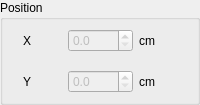
                        <widget class="QGroupBox" name="groupBox_8">
                         <property name="minimumSize">
                          <size>
                           <width>117</width>
                           <height>0</height>
                          </size>
                         </property>
                         <property name="title">
                          <string>Position</string>
                         </property>
                         <layout class="QVBoxLayout" name="verticalLayout_40">
                          <property name="spacing">
                           <number>0</number>
                          </property>
                          <property name="topMargin">
                           <number>0</number>
                          </property>
                          <property name="bottomMargin">
                           <number>0</number>
                          </property>
                          <item>
                           <widget class="QWidget" name="widget_30" native="true">
                            <layout class="QHBoxLayout" name="horizontalLayout_41">
                             <item>
                              <widget class="QLabel" name="lblAreaIntX">
                               <property name="text">
                                <string>X</string>
                               </property>
                              </widget>
                             </item>
                             <item>
                              <widget class="QDoubleSpinBox" name="sbAreaX">
                               <property name="enabled">
                                <bool>false</bool>
                               </property>
                               <property name="maximumSize">
                                <size>
                                 <width>65</width>
                                 <height>16777215</height>
                                </size>
                               </property>
                               <property name="decimals">
                                <number>1</number>
                               </property>
                               <property name="maximum">
                                <double>10000.000000000000000</double>
                               </property>
                               <property name="singleStep">
                                <double>10.000000000000000</double>
                               </property>
                               <property name="value">
                                <double>0.000000000000000</double>
                               </property>
                              </widget>
                             </item>
                             <item>
                              <widget class="QLabel" name="label_10">
                               <property name="text">
                                <string>cm</string>
                               </property>
                              </widget>
                             </item>
                            </layout>
                           </widget>
                          </item>
                          <item>
                           <widget class="QWidget" name="widget_31" native="true">
                            <layout class="QHBoxLayout" name="horizontalLayout_42">
                             <item>
                              <widget class="QLabel" name="lblAreaIntY">
                               <property name="text">
                                <string>Y</string>
                               </property>
                              </widget>
                             </item>
                             <item>
                              <widget class="QDoubleSpinBox" name="sbAreaY">
                               <property name="enabled">
                                <bool>false</bool>
                               </property>
                               <property name="maximumSize">
                                <size>
                                 <width>65</width>
                                 <height>16777215</height>
                                </size>
                               </property>
                               <property name="decimals">
                                <number>1</number>
                               </property>
                               <property name="maximum">
                                <double>10000.000000000000000</double>
                               </property>
                               <property name="singleStep">
                                <double>10.000000000000000</double>
                               </property>
                               <property name="value">
                                <double>0.000000000000000</double>
                               </property>
                              </widget>
                             </item>
                             <item>
                              <widget class="QLabel" name="label_87">
                               <property name="text">
                                <string>cm</string>
                               </property>
                              </widget>
                             </item>
                            </layout>
                           </widget>
                          </item>
                         </layout>
                        </widget>
